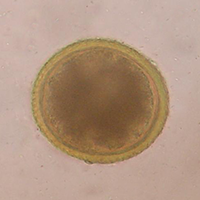
#> input picture data/toxocara/Tox-11ed.png, 200 x 200 px, found by its file name; its folder holds 3 pictures in this run
$ jupyter execute ParaSight.ipynb   (shell and % lines are left out)
#> lines starting #> are read from the running program, lines starting #| are printed output that depends on the picture
[cell 1]
# manually download folder from google drive

# for each species
	# for each image
        # greyscale and process

[cell 2]
# species name : [feature vector]
features = {
	'toxocara': ['f1', 'f2']
}

[cell 3]
import matplotlib as mpl
import matplotlib.pyplot as plt

import sys
sys.executable

from PIL import Image
import os, os.path

[cell 4]
full_path = '/Users/EmmaXu/Documents/Programming/Animal Health Hackathon/2018/'
input_dir = full_path + 'data/'
output_dir = full_path + 'data_grey/'


for species in features.keys():
    for img in os.listdir(input_dir + species):
        full_img_addr = input_dir + species + '/' + img

        # converts image to greyscale L with alpha
        grey_img = Image.open(full_img_addr).convert('LA')
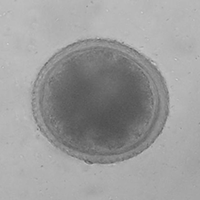
#> grey_img: PIL image 200x200 LA; mean R, G, B, A 156, 156, 156, 255

        # displays image
        plt.figure()
        plt.imshow(grey_img)

        # saves image
        img_name, ext = img.split('.')
        try:
            grey_img.save(output_dir + species + '/' + img_name + '.png')
        except:
            try:
                os.makedirs(output_dir + species)
                grey_img.save(output_dir + species + '/' + img_name + '.png')
            except:
                print("SOMETHING IS REALLY BROKEN")
                sys.exit()
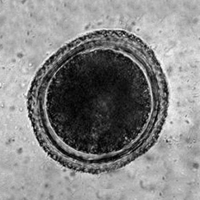
#> shown: shape (200, 200, 4); mean R, G, B, A 134.1, 134.1, 134.1, 255
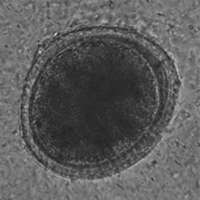
#> shown: shape (200, 200, 4); mean R, G, B, A 91.6, 91.6, 91.6, 255
